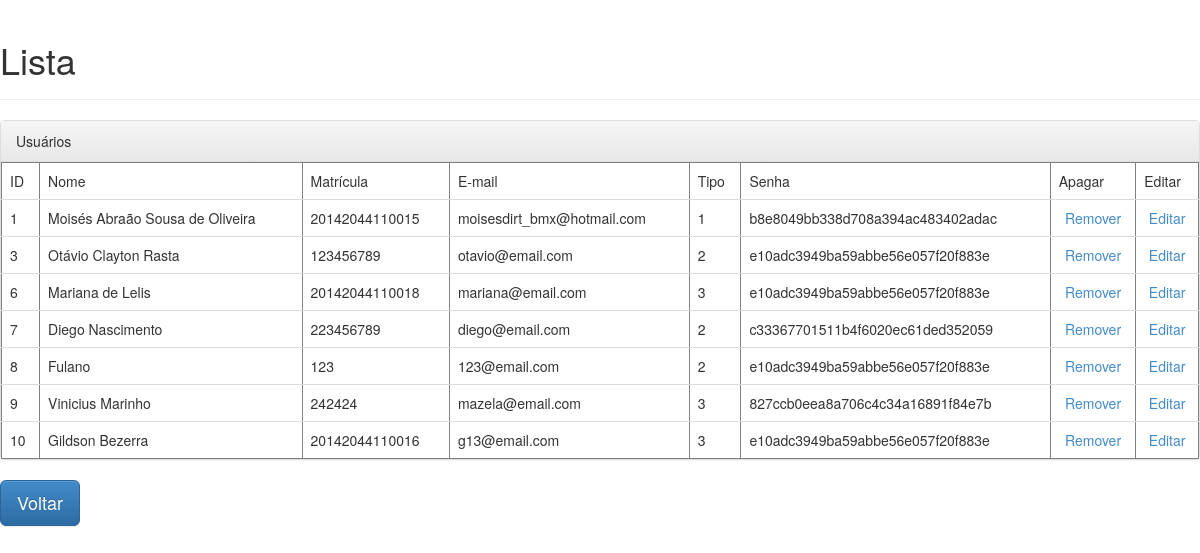
Screenshot of /lista with the database file from the repository.
### projeto/models.py (models this page shows, shortened)
class Usuario(db.Model):
	__tablename__ = 'usuario'
	_id = db.Column(db.Integer, primary_key=True, autoincrement=True)
	usuario = db.Column(db.String(50), unique=True)
	matricula = db.Column(db.String, unique=True)
	email = db.Column(db.String, unique=True)
	senha = db.Column(db.String(32))
	role = db.Column(db.Integer)
	ativo = db.Column(db.Boolean)

### projeto/views/home.py (the view)
@home.route("/lista")
def lista():
	usuarios = Usuario.query.all()
	return render_template("home/lista.html", usuarios=usuarios)

### projeto/templates/home/lista.html (shortened to what this page needs)
<!DOCTYPE html>
<html>
	<head>
		<link rel="stylesheet" href="static/css/bootstrap.min.css">
		<link rel="stylesheet" href="static/css/bootstrap-theme.min.css">
	<body>
		<div class="page-header">
			<h1>Lista</h1>
		</div>
    <div class="panel panel-default">
      <div class="panel-heading">Usuários</div>
        <table class="table" border="1">
          <tr>
          <td>ID</td>
          <td>Nome</td>
          <td>Matrícula</td>
          <td>E-mail</td>
          <td>Tipo</td>
          <td>Senha</td>
          <td>Apagar</td>
          <td>Editar</td>
        </tr>
        {% for usuario in usuarios %}
          <tr>
            <td>{{ usuario._id }}</td>
            <td>{{ usuario.usuario }}</td>
            <td>{{ usuario.matricula }}</td>
            <td>{{ usuario.email }}</td>
            <td>{{ usuario.role }}</td>
            <td>{{ usuario.senha}}</td>
            <td><center><a href="#}">Remover</a></center></td>
             <td><center><a href="#">Editar</a></center></td>
          </tr>
        {% endfor %}
        </table>
      </div>
		<a class="btn btn-primary btn-lg" href="{{ url_for('home.login') }}" role="button">Voltar</a>
	</body>
</html>

### rows the page displays
Usuario: _id "1", usuario "Moisés Abraão Sousa de Oliveira", matricula "20142044110015", email "moisesdirt_bmx@hotmail.com", role "1", senha "b8e8049bb338d708a394ac483402adac"
Usuario: _id "3", usuario "Otávio Clayton Rasta", matricula "123456789", email "otavio@email.com", role "2", senha "e10adc3949ba59abbe56e057f20f883e"
Usuario: _id "6", usuario "Mariana de Lelis", matricula "20142044110018", email "mariana@email.com", role "3", senha "e10adc3949ba59abbe56e057f20f883e"
Usuario: _id "7", usuario "Diego Nascimento", matricula "223456789", email "diego@email.com", role "2", senha "c33367701511b4f6020ec61ded352059"
Usuario: _id "8", usuario "Fulano", matricula "123", email "123@email.com", role "2", senha "e10adc3949ba59abbe56e057f20f883e"
Usuario: _id "9", usuario "Vinicius Marinho", matricula "242424", email "mazela@email.com", role "3", senha "827ccb0eea8a706c4c34a16891f84e7b"
Usuario: _id "10", usuario "Gildson Bezerra", matricula "20142044110016", email "g13@email.com", role "3", senha "e10adc3949ba59abbe56e057f20f883e"
